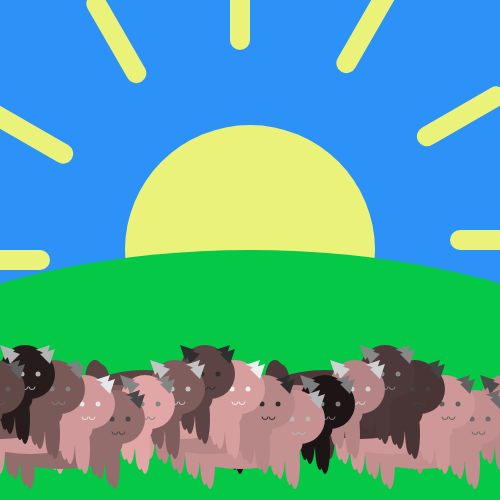
Frame 1 (no input)
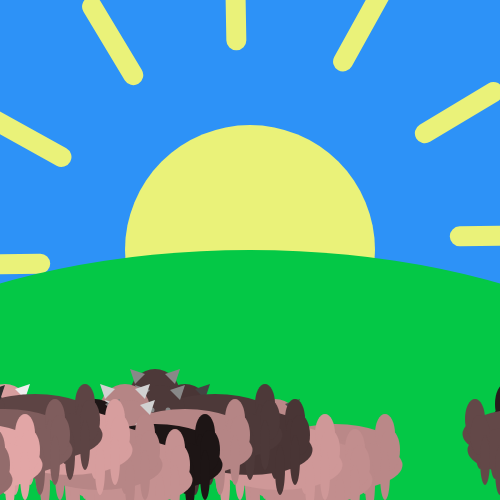
Frame 60 (no input)
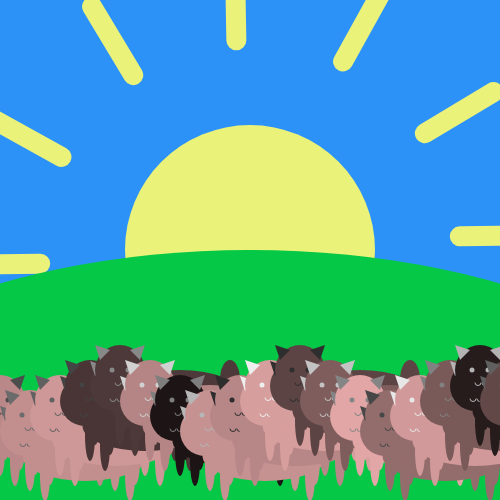
Frame 120 (the mouse pressed at the canvas centre since frame 60)

The p5.js sketch that drew these frames (run headless with seeded random() and noise() and a simulated clock; from frame 60 on, the mouse is pressed at the canvas centre):

// p5.js sketch
// ── sketch.js
let catLegOffset = 5;
let testCat;
let timer = 0;
let rotateInc = 0;

// Random Cat Arr Vars
let count = 20;
let loX = new Array(count);
let loY = new Array(count);
let colR = new Array(count);
let colG = new Array(count);
let colB = new Array(count);
let size = new Array(count);
let catArray = new Array(count);
function setup() {
  createCanvas(500,500);
  
  frameRate(24);
  noStroke();
  fill(150, 150, 150);
  angleMode(DEGREES);

  let tempVel = 0;
  let tempAcc = 15;
  for(let i = 0; i < count; i++) {
    loX[i] = 250 - (i * 30);
    loY[i] = 150 + tempVel;
    tempVel += tempAcc;
    if(i % 3 == 0) tempAcc *= -1;
    let temp = random(1, 17);
    colR[i] = int(15 * temp);
    colG[i] = int(11 * temp);
    colB[i] = int(11 * temp);
    let tempCol = color(colR[i], colG[i], colB[i]);
    catArray[i] = new Cat(0, 1, tempCol, false, loX[i], loY[i], 0, 4);
  }
}
function draw() {
  // Sky
  background(45, 146, 247);
  // Sun
  push();
  translate(250, 250);
  fill(234, 242, 121);
  ellipse(0, 0, 250);
  rotate(rotateInc);
  rotateInc++;
  if(rotateInc > 360) rotateInc = 0;
  for(let i = 0; i < 12; i++) {
    rect(0, 200, 20, 100, 20);
    rotate(30);
  }
  pop();
  // Grass
  fill(4, 200, 70);
  ellipse(250, 500, 1000, 500);
  // Rainbow
  fill(255, 54, 74);
  
  timer++;
  if(timer > 6) {
    catLegOffset *= -1;
    timer = 0;
  }
  for(let i = 0; i < count; i++) {
    catArray[i].jumpingCat();
  }
}
class Cat {
  r;
  sc;
  col;
  leg;
  cx;
  cy;
  jumpVel;
  jumpAcc;
  goRight;
  strokeCol;
  constructor(rotate, scale, color, leg, currentX, currentY, jumpVelocity, jumpAcceleration) {
    this.r = rotate;
    this.sc = scale;
    this.col = color;
    this.leg = leg;
    this.cx = currentX;
    this.cy = currentY;
    this.jumpVel = jumpVelocity;
    this.jumpAcc = jumpAcceleration;
    this.goRight = true;
    this.strokeCol = int(random(30, 255));
  }
  JLCat() {
    push();
  
    fill(this.col);
    body(this.r, this.sc, this.cx, this.cy);
    tail(this.r, this.sc, this.cx, this.cy);
    legs(this.r, this.sc, this.leg, this.cx, this.cy);
    head(this.r, this.sc, this.cx, this.cy, this.strokeCol);
    pop();
  
    // Head will be base translation, move body parts according to distance from head
    function head(r, sc, catX, catY, strokeCol) {
      push();
  
      translate(width / 2, height / 2);
      rotate(r);
      scale(sc);
  
      // head outline
      
      ellipse(catX, catY, 50);
      fill(strokeCol, strokeCol, strokeCol);
      // eyes
      ellipse(catX - 8, catY, 5);
      ellipse(catX + 8, catY, 5);
      // ears
      triangle(catX - 20, catY - 10, catX - 10, catY - 20, catX - 25, catY - 25);
      triangle(catX + 20, catY - 10, catX + 10, catY - 20, catX + 25, catY - 25);
      // mouth
      stroke(strokeCol, strokeCol, strokeCol);
      noFill();
      arc(catX - 5, catY + 13,6, 5, 0, -180);
      arc(catX + 2, catY + 13,6, 5, 0, -180);
  
      pop();
    }
    function body(r, sc, catX, catY) {
      push();
  
      translate(width / 2, height / 2);
      rotate(r);
      scale(sc);
  
      ellipse(catX - 60, catY + 25, 125, 50);
  
      pop();
    }
    function tail(r, sc, catX, catY) {
      push();
  
      translate(width / 2, height / 2);
      rotate(r);
      scale(sc);
  
      ellipse(catX - 110, catY + 10, 20, 40);
      pop();
    }
    function legs(r, sc, leg, catX, catY) {
      push();
  
      leftLegs(r, sc, leg, catX, catY);
      rightLegs(r, sc, leg, catX, catY);
  
      pop();
      function leftLegs(r, sc, leg, catX, catY) {
        push();
  
        ellipseMode(CORNER);
        translate(width / 2, height / 2);
        rotate(r);
        scale(sc);
  
        ellipse(catX - 25, catY + 15 - catLegOffset, 10, 50);
        ellipse(catX - 110, catY + 15 - catLegOffset, 10, 50);
        if(leg) {
          arm(catX - 25, catY + 15 + catLegOffset);
          arm(catX - 110, catY + 15 + catLegOffset);
        }
        pop();
      }
      function rightLegs(r, sc, leg, catX, catY) {
        push();
  
        ellipseMode(CORNER);
        translate(width / 2, height / 2);
        rotate(r);
        scale(sc);
  
        ellipse(catX - 10, catY + 15 + catLegOffset, 10, 50);
        ellipse(catX - 95, catY + 15 + catLegOffset, 10, 50);
        if(leg) {
          arm(catX - 10, catY + 15 + catLegOffset);
          arm(catX - 95, catY + 15 + catLegOffset);
        }
        pop();
      }
    }
    // borrowed code from shelby
    function arm(cx, cy) {
      rect(cx, cy,10,90,10);
    }
  }
  JLCatFlip() {
    push();
  
    fill(this.col);
    body(this.r, this.sc, this.cx, this.cy);
    tail(this.r, this.sc, this.cx, this.cy);
    legs(this.r, this.sc, this.leg, this.cx, this.cy);
    head(this.r, this.sc, this.cx, this.cy, this.strokeCol);
    pop();
  
    // Head will be base translation, move body parts according to distance from head
    function head(r, sc, catX, catY, strokeCol) {
      push();
  
      translate(width / 2, height / 2);
      rotate(r);
      scale(sc * -1, 1);
  
      // head outline
      
      ellipse(catX, catY, 50);
      fill(strokeCol, strokeCol, strokeCol);
      // eyes
      ellipse(catX - 8, catY, 5);
      ellipse(catX + 8, catY, 5);
      // ears
      triangle(catX - 20, catY - 10, catX - 10, catY - 20, catX - 25, catY - 25);
      triangle(catX + 20, catY - 10, catX + 10, catY - 20, catX + 25, catY - 25);
      // mouth
      stroke(strokeCol, strokeCol, strokeCol);
      noFill();
      arc(catX - 5, catY + 13,6, 5, 0, -180);
      arc(catX + 2, catY + 13,6, 5, 0, -180);
  
      pop();
    }
    function body(r, sc, catX, catY) {
      push();
  
      translate(width / 2, height / 2);
      rotate(r);
      scale(sc * -1, 1);
  
      ellipse(catX - 60, catY + 25, 125, 50);
  
      pop();
    }
    function tail(r, sc, catX, catY) {
      push();
  
      translate(width / 2, height / 2);
      rotate(r);
      scale(sc * -1, 1);
  
      ellipse(catX - 110, catY + 10, 20, 40);
      pop();
    }
    function legs(r, sc, leg, catX, catY) {
      push();
  
      leftLegs(r, sc, leg, catX, catY);
      rightLegs(r, sc, leg, catX, catY);
  
      pop();
      function leftLegs(r, sc, leg, catX, catY) {
        push();
  
        ellipseMode(CORNER);
        translate(width / 2, height / 2);
        rotate(r);
        scale(sc * -1, 1);
  
        ellipse(catX - 25, catY + 15 - catLegOffset, 10, 50);
        ellipse(catX - 110, catY + 15 - catLegOffset, 10, 50);
        if(leg) {
          arm(catX - 25, catY + 15 + catLegOffset);
          arm(catX - 110, catY + 15 + catLegOffset);
        }
        pop();
      }
      function rightLegs(r, sc, leg, catX, catY) {
        push();
  
        ellipseMode(CORNER);
        translate(width / 2, height / 2);
        rotate(r);
        scale(sc * -1, 1);
  
        ellipse(catX - 10, catY + 15 + catLegOffset, 10, 50);
        ellipse(catX - 95, catY + 15 + catLegOffset, 10, 50);
        if(leg) {
          arm(catX - 10, catY + 15 + catLegOffset);
          arm(catX - 95, catY + 15 + catLegOffset);
        }
        pop();
      }
    }
    // borrowed code from shelby
    function arm(cx, cy) {
      rect(cx, cy,10,90,10);
    }
  }
  jumpingCat(copies) {

    if(this.goRight) {
      this.cx += 5;
      this.JLCat()
    } else {
      this.cx -= 5;
      this.JLCatFlip()
    }

    this.jumpVel += this.jumpAcc;
    this.cy += this.jumpVel;
    if(this.jumpVel > 15) {
      this.jumpVel = 0;
      this.jumpAcc *= -1;
    } else if(this.jumpVel < -15) {
      this.jumpVel = 0;
      this.jumpAcc *= -1;
    }

    if(this.goRight) {
      this.cx += 5;
      this.JLCat()
    } else {
      this.cx -= 5;
      this.JLCatFlip()
    }
    if(this.cx < -250 || this.cx > 400) {
      this.goRight = !this.goRight;
    }
  }
  setGoRight() {
  this.goRight = !this.goRight;
  }
}
function mousePressed() {
  for(let i = 0; i < count; i++) {
    catArray[i].setGoRight();
  }
}
